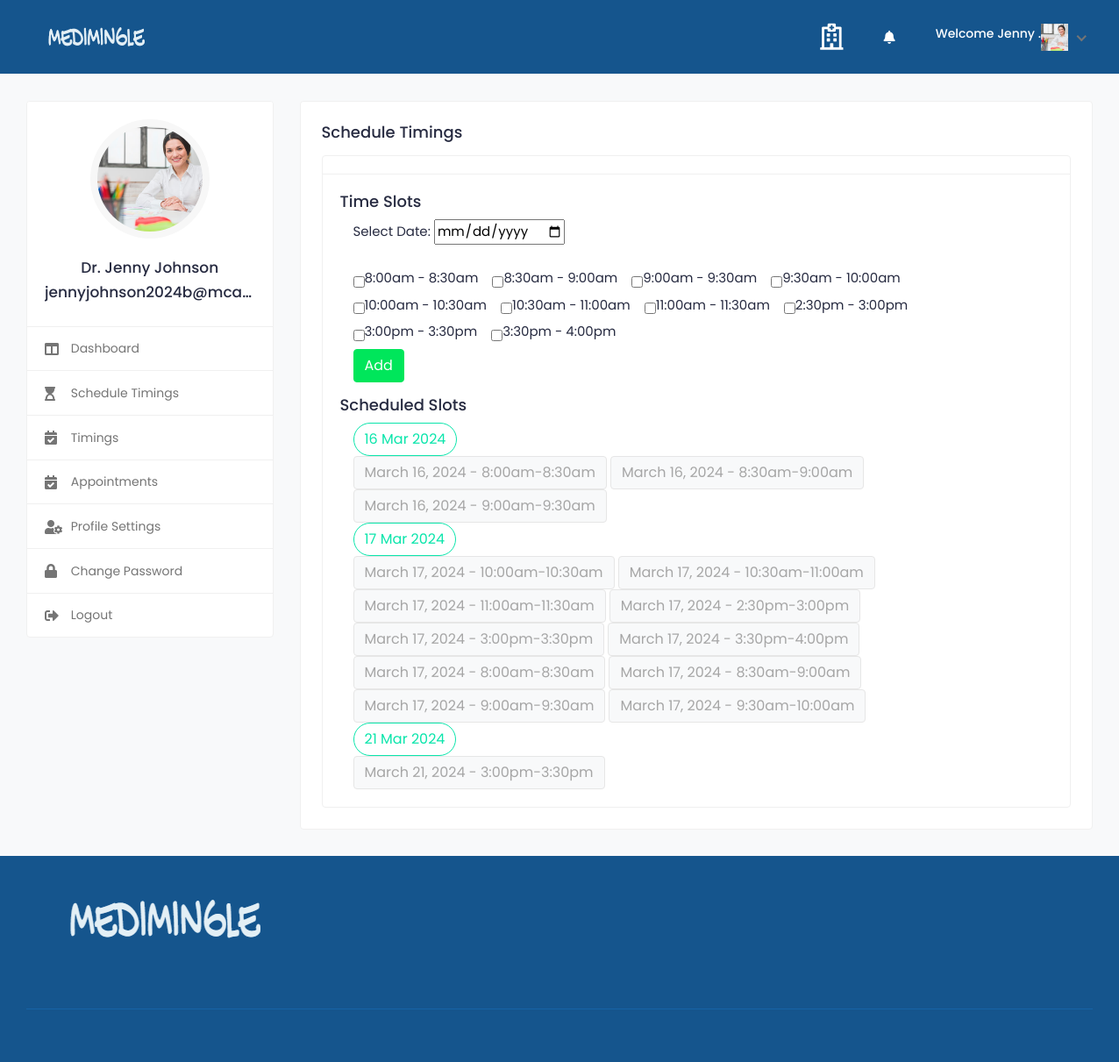
The page /schedule_timings (signed in) on the database as committed earlier.
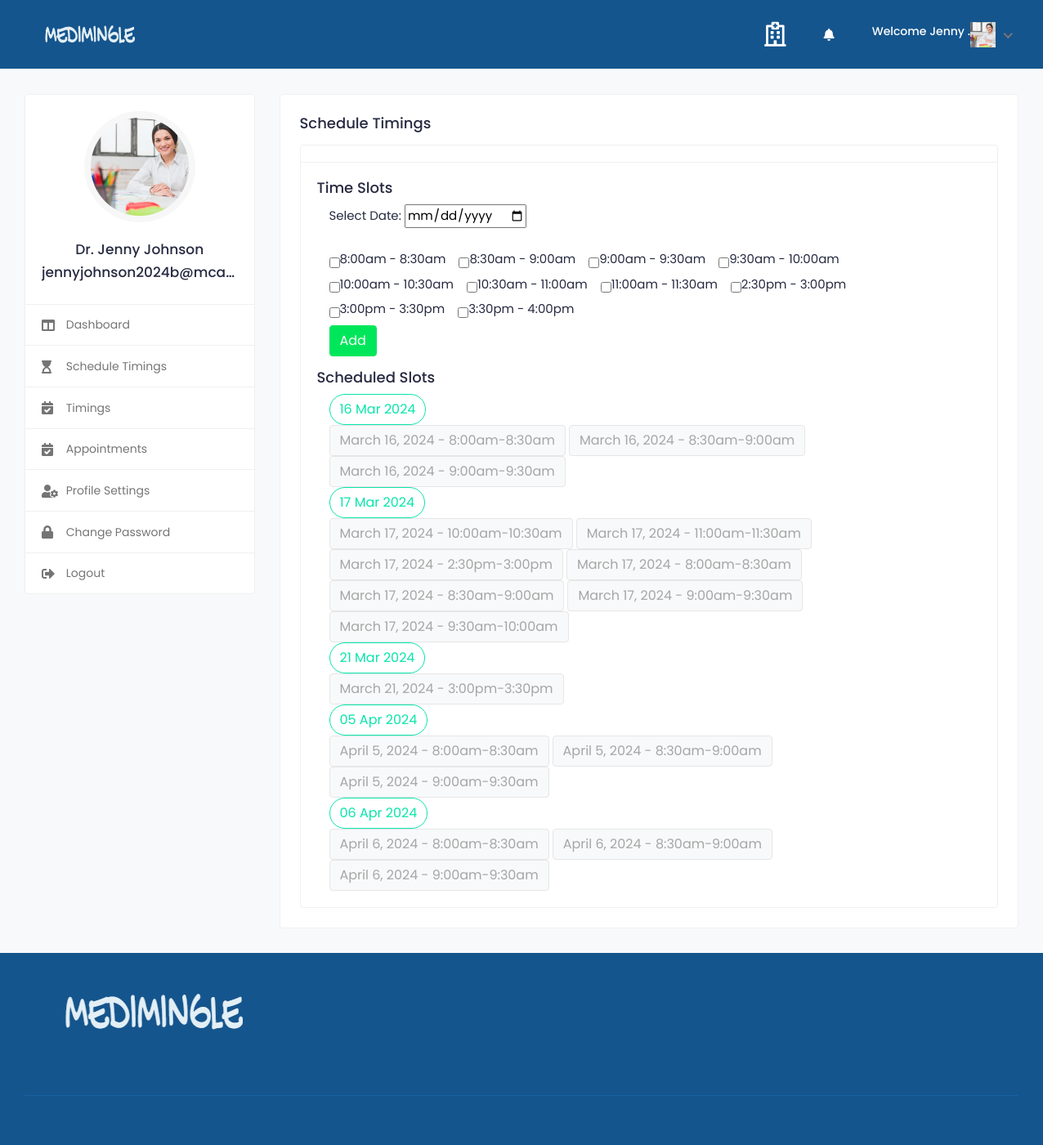
The same page on the database as committed later.
### medi/models.py (models this page shows, shortened)
class AppointmentTime(models.Model):
    day = models.CharField(max_length=50, null=True)
    from_to = models.CharField(max_length=50, null=True)
    appointment_date = models.DateField(null=True)
    month = models.CharField(max_length=50, null=True)
    date = models.CharField(max_length=50, null=True)
    doctor = models.ForeignKey(Doctor, on_delete=models.CASCADE, null=True)
    is_booked=models.BooleanField(default=False)

### medi/views.py (the view, shortened to what this page needs)
# urls.py: path('schedule_timings',views.schedule_timings,name='schedule_timings'),
@never_cache
@login_required(login_url='signin')
def schedule_timings(request):
    doctor = get_object_or_404(Doctor, user=request.user)
    doctor_slots = AppointmentTime.objects.filter(doctor=doctor, is_booked=False).order_by('appointment_date', 'from_to')
    grouped_slots = {}
    for slot in doctor_slots:
        appointment_date = slot.appointment_date.strftime("%d %b %Y")
        if appointment_date not in grouped_slots:
            grouped_slots[appointment_date] = []
        grouped_slots[appointment_date].append(slot)
    context = {'grouped_slots': grouped_slots}
    return render(request, 'schedule_timings.html', context)

### templates/schedule_timings.html (shortened to what the changed rows need)
{% load static %}
{% include 'includes/doc_header.html' %}
						<div class="col-md-7 col-lg-8 col-xl-9">
							<div class="row">
								<div class="col-sm-12">
									<div class="card">
										<div class="card-body">
											<div class="profile-box">
												<div class="row">
													<div class="col-md-12">
														<div class="card schedule-widget mb-0">
															<div class="tab-content schedule-cont">
																<div class="container">
																	<div class="row">
																		<div class="col">
																			{% for day, slots in grouped_slots.items %}
																		<div>
																			<button class="btn btn-rounded btn-outline-primary toggle-button" onclick="toggleSlots('{{ day }}')">{{ day }}</button>
																			<div class="slots" id="{{ day }}">
																				{% for slot in slots %}
																				<button class="btn btn-light">{{ slot.appointment_date }} - {{ slot.from_to }}</button>
																				{% endfor %}
																			</div>
																		</div>
																		{% endfor %}
																		</div>
																	</div>
																</div>
															</div>
																</div>
															</div>
														</div>
													</div>
												</div>
									</div>
								</div>
							</div>
						</div>
					</div>
				</div>
			</div>
		</div>
	</body>
</html>

Rows that differ between the two databases and show on the page:
removed AppointmentTime: appointment_date "March 17, 2024", from_to "10:30am-11:00am", shown under "17 Mar 2024"
no longer on this page (row edited): AppointmentTime: appointment_date "March 17, 2024", from_to "3:00pm-3:30pm", shown under "17 Mar 2024"
no longer on this page (row edited): AppointmentTime: appointment_date "March 17, 2024", from_to "3:30pm-4:00pm", shown under "17 Mar 2024"
added AppointmentTime: day "05 Apr 2024", appointment_date "April 5, 2024", from_to "8:00am-8:30am"
added AppointmentTime: appointment_date "April 5, 2024", from_to "8:30am-9:00am", shown under "05 Apr 2024"
added AppointmentTime: appointment_date "April 5, 2024", from_to "9:00am-9:30am", shown under "05 Apr 2024"
added AppointmentTime: day "06 Apr 2024", appointment_date "April 6, 2024", from_to "8:00am-8:30am"
added AppointmentTime: appointment_date "April 6, 2024", from_to "8:30am-9:00am", shown under "06 Apr 2024"
added AppointmentTime: appointment_date "April 6, 2024", from_to "9:00am-9:30am", shown under "06 Apr 2024"
